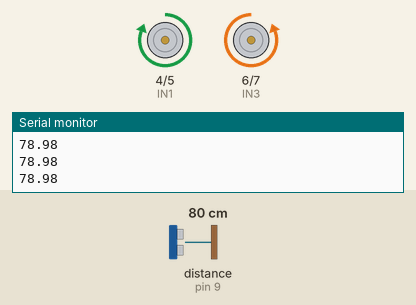
This sketch was run on a simulated Arduino Uno, built with avr-gcc and run on an emulated ATmega328P. Shown: motor-driver pin pairs drawn as motors (green arrow = first pin HIGH = forward, orange = second pin HIGH = backward, longer = more drive), the last lines printed to the serial monitor. Wiring (inferred from the names in the program): ultrasonic range finder: trigger pin 8; echo pin 9. The inputs (shaded band) are chosen by the test bench; at power-on: distance to the obstacle (sensor on pin 9) 80 cm. The echo pulse lasts 58.3 µs per cm.

Above: at 1.2 s.
1.3 s: distance to the obstacle (sensor on pin 9) set to 33 cm
2.8 s: distance to the obstacle (sensor on pin 9) set to 28 cm
At 4.0 s:
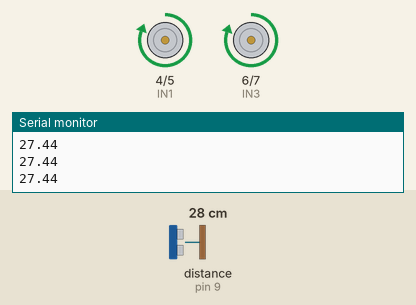
4.3 s: distance to the obstacle (sensor on pin 9) set to 12 cm
5.8 s: distance to the obstacle (sensor on pin 9) set to 9 cm
At 7.0 s:
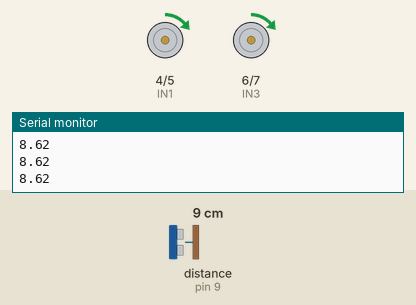
7.3 s: distance to the obstacle (sensor on pin 9) set to 18 cm
At 8.5 s:
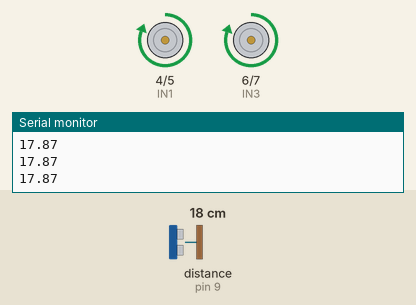
8.8 s: distance to the obstacle (sensor on pin 9) set to 35 cm
At 9.6 s:
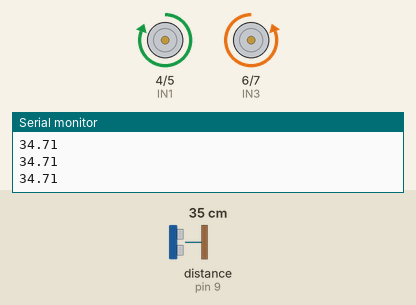
Timing chart, 0 to 11.3 s (numbered marks = the images above; inputs shaded):
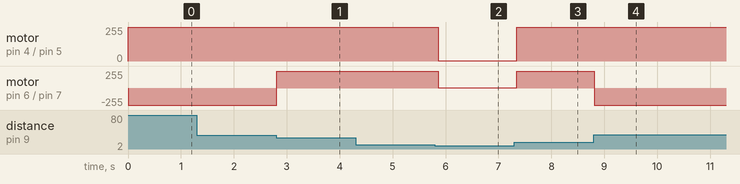

Measured:
- the behaviour switches between 31 and 30 cm on distance to the obstacle (sensor on pin 9) (found by bisection; images 0 and 1)
- the behaviour switches between 11 and 10 cm on distance to the obstacle (sensor on pin 9) (found by bisection; images 1 and 2)
- after the input at 2.8 s, motor on pin 6 (IN3) / pin 7 (IN4): backward 255/255 → forward 253/255 at once
- after the input at 5.8 s, motor on pin 4 (IN1) / pin 5 (IN2): forward 255/255 → forward 1/255 after 0.06 s; motor on pin 6 (IN3) / pin 7 (IN4): forward 253/255 → forward 1/255 after 0.06 s
- after the input at 7.3 s, motor on pin 4 (IN1) / pin 5 (IN2): forward 1/255 → forward 255/255 at once; motor on pin 6 (IN3) / pin 7 (IN4): forward 1/255 → forward 253/255 at once
- after the input at 8.8 s, motor on pin 6 (IN3) / pin 7 (IN4): forward 253/255 → backward 255/255 at once

The sketch:

runcar.ino
```cpp
#define IN1 4
#define IN2 5
#define IN3 6
#define IN4 7

#define MAX_SPEED 255
#define MIN_SPEED 0

const int trig = 8;
const int echo =9;

void setup()
{
  Serial.begin(9600);

  pinMode(IN1, OUTPUT);
  pinMode(IN2, OUTPUT);
  pinMode(IN3, OUTPUT);
  pinMode(IN4, OUTPUT);

  pinMode(trig, OUTPUT);
  pinMode(echo, INPUT);
}

float sensor(){
  digitalWrite(trig, LOW);
  delayMicroseconds(2);

  digitalWrite(trig, HIGH);
  delayMicroseconds(5);

  digitalWrite(trig, LOW);

  float duration = pulseIn(echo, HIGH);
  return duration/2/29.412;
}

void motorRightStop(){
  digitalWrite(IN1, LOW);
  digitalWrite(IN2, LOW);
}

void motorLeftStop(){
  digitalWrite(IN3, LOW);
  digitalWrite(IN4, LOW);
}

void rightHead(int speed){
  speed = constrain(speed, MIN_SPEED, MAX_SPEED);
  digitalWrite(IN1, HIGH); //+
  analogWrite(IN2, 255 - speed);//-
}

void rightBack(int speed){
  speed = constrain(speed, MIN_SPEED, MAX_SPEED);
  digitalWrite(IN1, LOW);
  analogWrite(IN2, speed);
}

void leftHead(int speed){
  speed = constrain(speed, MIN_SPEED, MAX_SPEED);
  digitalWrite(IN4, HIGH);
  analogWrite(IN3, 255 - speed);
}

void leftBack(int speed){
  speed = constrain(speed, MIN_SPEED, MAX_SPEED);
  digitalWrite(IN4, LOW);
  analogWrite(IN3, speed);
}

void loop()
{
  float distance = sensor();
  Serial.println(distance);
  if(distance > 30){
      rightHead(MAX_SPEED);
      leftHead(MAX_SPEED);
  }else{
      rightHead(MAX_SPEED);
      leftBack(253);
      if(distance < 10){
        motorRightStop();
        motorLeftStop();
        }
    }
}
```
